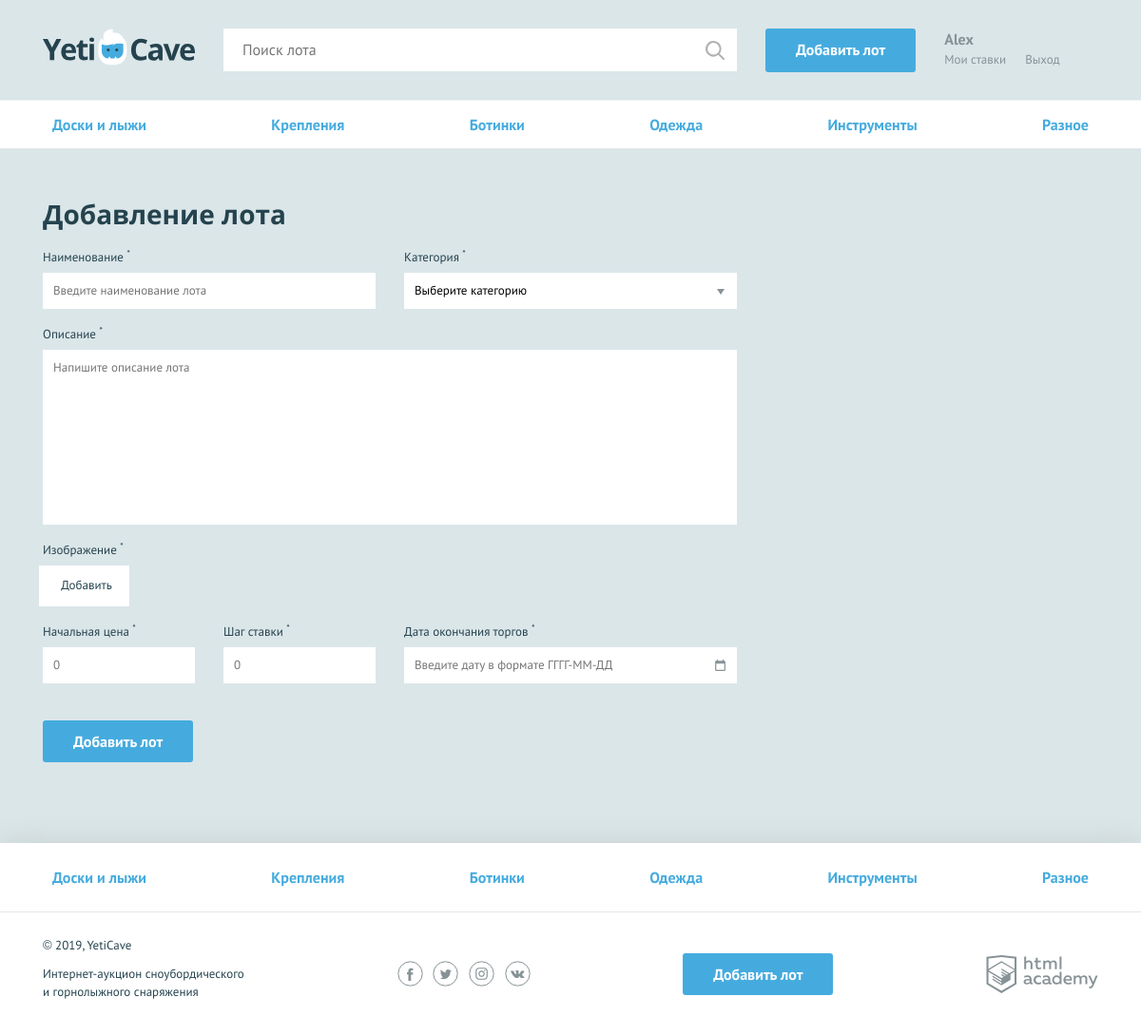
/add.php (signed in), run on the app's committed database.
### tables this page shows
CREATE TABLE category (
    id INT AUTO_INCREMENT PRIMARY KEY ,
    cat_id CHAR(30) NOT NULL , 
    name CHAR(30) NOT NULL UNIQUE
);

### helpers.php (called while the page is built, shortened)
<?php
function include_template($name, array $data = []) {
    $name = 'templates/' . $name;
    extract($data);
    require $name;
    $result = ob_get_clean();
    return $result;
}

### functions.php (called while the page is built, shortened)
<?php
function get_all_sql_cats($connection){
    if($connection){
    $sql_categories = 'SELECT id, cat_id, name FROM category';
    $result_categories = mysqli_query($connection, $sql_categories);
    $categories= mysqli_fetch_all($result_categories, MYSQLI_ASSOC);
    return $categories;
} else {
    print(print_error_msg());
}
}
function add_class_name($key, $index){
    $classname = "";
    return $classname;
}

### data.php (called while the page is built, shortened)
<?php
$is_auth = isset($_SESSION['username']);
$user_name = $_SESSION['username'] ?? '';

### templates/main-add.php (the view, shortened to what this page needs)
<main>
<nav class="nav">
      <ul class="nav__list container">
      <?php foreach($categories as $category) :?>
        <li class="nav__item <?php if ($category['cat_id'] == $selected_category) :?> nav__item--current <?php endif ?>">
          <a href="all-lots.php?category=<?= $category['cat_id'];?>"><?= $category['name'] ;?></a>
        </li>
        <?php endforeach ;?>
      </ul>
    </nav>
<?php @$classname = isset($errors) ? " form--invalid" : "" ;?>
<form class="form form--add-lot container<?= $classname ;?>" action="add.php" name="add-lot" method="post" enctype="multipart/form-data">
      <h2>Добавление лота</h2>
      <div class="form__container-two">
        <?php @$classname = add_class_name($errors, 'lot-name'); ?>
        <div class="form__item <?= $classname;?>">
          <label for="lot-name">Наименование <sup>*</sup></label>
          <input id="lot-name" type="text" name="lot-name" placeholder="Введите наименование лота" value="<?= $lot['lot-name'] ?? null ;?>">
        </div>
        <?php @$classname = add_class_name($errors, 'category'); ?>
        <div class="form__item <?= $classname;?>">
          <label for="category">Категория <sup>*</sup></label>
          <select id="category" name="category">
            <option>Выберите категорию</option>
          </select>
        </div>
      </div>
      <?php @$classname = add_class_name($errors, 'description'); ?>
      <div class="form__item form__item--wide <?= $classname;?>">
        <label for="message">Описание <sup>*</sup></label>
        <textarea id="message" name="description" placeholder="Напишите описание лота" value="<?= $lot['description'] ?? null ;?>"></textarea>
      </div>
      <?php @$classname = add_class_name($errors, 'image'); ?>
      <div class="form__item form__item--file<?= $classname;?>">
        <label>Изображение <sup>*</sup></label>
        <div class="form__input-file">
          <label for="lot-img">
            Добавить
          </label>
        </div>
      </div>
      <div class="form__container-three">
      <?php @$classname = add_class_name($errors, 'price'); ?>
        <div class="form__item form__item--small <?= $classname;?>">
          <label for="lot-rate">Начальная цена <sup>*</sup></label>
          <input id="lot-rate" type="text" name="price" placeholder="0" value="<?= $lot['price'] ?? null ;?>">
        </div>
        <?php @$classname = add_class_name($errors, 'rate-step'); ?>
        <div class="form__item form__item--small <?= $classname;?>">
          <label for="lot-step">Шаг ставки <sup>*</sup></label>
          <input id="lot-step" type="text" name="rate-step" placeholder="0" value="<?= $lot['rate-step'] ?? null ;?>">
        </div>
        <?php @$classname = add_class_name($errors, 'expiration'); ?>
        <div class="form__item <?= $classname;?>">
          <label for="lot-date">Дата окончания торгов <sup>*</sup></label>
          <input class="form__input-date" id="lot-date" type="text" name="expiration" placeholder="Введите дату в формате ГГГГ-ММ-ДД" value="<? $lot['lot-date'] ?? null ;?>">
        </div>
      </div>
      <button type="submit" class="button" name="submit">Добавить лот</button>
    </form>
    </main>

### templates/layout.php (shortened to what this page needs)
<!DOCTYPE html>
<html lang="ru">
<head>
    <link href="../css/normalize.min.css" rel="stylesheet">
    <link href="../css/style.css" rel="stylesheet">
    <link href="../css/flatpickr.min.css" rel="stylesheet">
</head>
<body>
<div class="page-wrapper">
<header class="main-header">
    <div class="main-header__container container">
        <a class="main-header__logo" href="index.php">
            <img src="../img/logo.svg" width="160" height="39" alt="Логотип компании YetiCave">
        </a>
        <form class="main-header__search" method="get" action="/search.php" autocomplete="off">
            <input type="search" name="search" placeholder="Поиск лота">
            <input class="main-header__search-btn" type="submit" name="find" value="Найти">
        </form>
        <a class="main-header__add-lot button" href="/add.php">Добавить лот</a>
        <nav class="user-menu">
           <?php if ($is_auth): ?>
            <div class="user-menu__logged">
             <p><?= $user_name ;?></p>
             <a class="user-menu__bets" href="my-bets.php">Мои ставки</a>
             <a class="user-menu__logout" href="/logout.php">Выход</a>
             </div>
                   <?php endif; ?>
        </nav>
    </div>
</header>
    <?= $page_main ;?>
    </div>
<footer class="main-footer">
  <nav class="nav">
    <ul class="nav__list container">
    <?php foreach($categories as $category) :?>
        <li class="nav__item <?php if(isset($_GET['category']) && $_GET['category'] == $category['cat_id'] ) :?> nav__item--current <?php endif ?>">
          <a href="all-lots.php?category=<?= $category['cat_id'];?>"><?= $category['name'] ;?></a>
        </li>
        <?php endforeach ;?>
    </ul>
  </nav>
  <div class="main-footer__bottom container">
    <div class="main-footer__copyright">
      <p>© 2019, YetiCave</p>
      <p>Интернет-аукцион сноубордического и горнолыжного снаряжения</p>
    </div>
    <div class="main-footer__social social">
      <a class="social__link social__link--facebook" href="#">
      </a>
      <a class="social__link social__link--twitter" href="#">
      </a>
      <a class="social__link social__link--instagram" href="#">
      </a>
      <a class="social__link social__link--vkontakte" href="#">
      </a>
    </div>
    <a class="main-footer__add-lot button" href="add.php">Добавить лот</a>
    <div class="main-footer__developed-by">
      <a class="logo-academy" href="https://htmlacademy.ru/intensive/php">
      </a>
    </div>
  </div>
</footer>
</body>
</html>

### data on the page
category: name "Доски и лыжи"
category: name "Крепления"
category: name "Ботинки"
category: name "Одежда"
category: name "Инструменты"
category: name "Разное"

### other printed values
$user_name "Alex"
